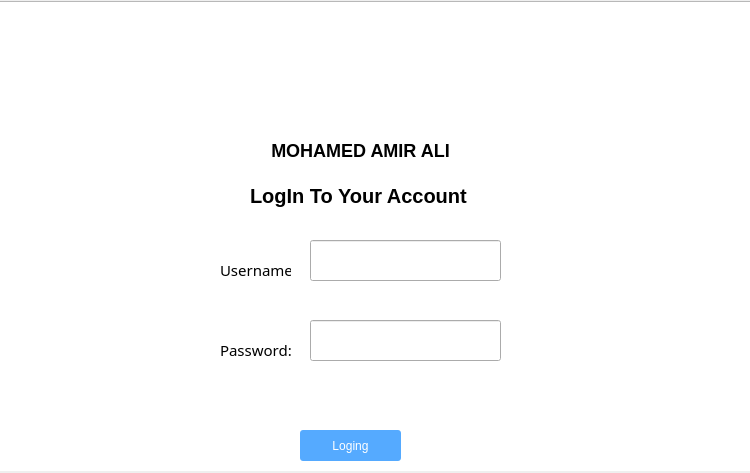
<?xml version="1.0" encoding="UTF-8"?>
<ui version="4.0">
 <class>login</class>
 <widget class="QWidget" name="login">
  <property name="geometry">
   <rect>
    <x>0</x>
    <y>0</y>
    <width>750</width>
    <height>473</height>
   </rect>
  </property>
  <property name="windowTitle">
   <string>login</string>
  </property>
  <widget class="QWidget" name="gridLayoutWidget">
   <property name="geometry">
    <rect>
     <x>0</x>
     <y>0</y>
     <width>751</width>
     <height>471</height>
    </rect>
   </property>
   <layout class="QGridLayout" name="gridLayout">
    <item row="0" column="0">
     <widget class="QGroupBox" name="groupBox">
      <property name="title">
       <string>GroupBox</string>
      </property>
      <widget class="QTextBrowser" name="textBrowser">
       <property name="geometry">
        <rect>
         <x>-5</x>
         <y>1</y>
         <width>761</width>
         <height>471</height>
        </rect>
       </property>
      </widget>
      <widget class="QLineEdit" name="username">
       <property name="geometry">
        <rect>
         <x>310</x>
         <y>240</y>
         <width>191</width>
         <height>41</height>
        </rect>
       </property>
       <property name="styleSheet">
        <string notr="true">
</string>
       </property>
      </widget>
      <widget class="QLineEdit" name="password">
       <property name="geometry">
        <rect>
         <x>310</x>
         <y>320</y>
         <width>191</width>
         <height>41</height>
        </rect>
       </property>
       <property name="styleSheet">
        <string notr="true"/>
       </property>
      </widget>
      <widget class="QLabel" name="label">
       <property name="geometry">
        <rect>
         <x>220</x>
         <y>260</y>
         <width>71</width>
         <height>20</height>
        </rect>
       </property>
       <property name="styleSheet">
        <string notr="true">QLabel{
	font-size: 15px;
	font-style: bold;
	font-family: sans-serif;
}
</string>
       </property>
       <property name="text">
        <string>Username:</string>
       </property>
      </widget>
      <widget class="QLabel" name="label_2">
       <property name="geometry">
        <rect>
         <x>220</x>
         <y>340</y>
         <width>71</width>
         <height>20</height>
        </rect>
       </property>
       <property name="styleSheet">
        <string notr="true">QLabel{
	font-size: 15px;
	font-style: bold;
	font-family: sans-serif;
}
</string>
       </property>
       <property name="text">
        <string>Password:</string>
       </property>
      </widget>
      <widget class="QPushButton" name="loginBtn">
       <property name="geometry">
        <rect>
         <x>300</x>
         <y>430</y>
         <width>101</width>
         <height>31</height>
        </rect>
       </property>
       <property name="styleSheet">
        <string notr="true">QPushButton{
	border: none;
	border-radius: 3px;
	color: #fff;
	background: rgb(85, 170, 255);
}

QPushButton:hover{
	box-shadow: 5px 10px 18px #888888;
}</string>
       </property>
       <property name="text">
        <string>Loging</string>
       </property>
      </widget>
      <widget class="QLabel" name="label_3">
       <property name="geometry">
        <rect>
         <x>250</x>
         <y>180</y>
         <width>231</width>
         <height>31</height>
        </rect>
       </property>
       <property name="font">
        <font>
         <family>MS Sans Serif</family>
         <pointsize>15</pointsize>
         <bold>true</bold>
        </font>
       </property>
       <property name="styleSheet">
        <string notr="true"/>
       </property>
       <property name="text">
        <string>LogIn To Your Account</string>
       </property>
      </widget>
      <widget class="QLabel" name="errormsg">
       <property name="geometry">
        <rect>
         <x>270</x>
         <y>380</y>
         <width>251</width>
         <height>31</height>
        </rect>
       </property>
       <property name="styleSheet">
        <string notr="true">color: rgb(184, 0, 0);</string>
       </property>
       <property name="text">
        <string/>
       </property>
       <property name="alignment">
        <set>Qt::AlignCenter</set>
       </property>
      </widget>
      <widget class="QLabel" name="label_4">
       <property name="geometry">
        <rect>
         <x>330</x>
         <y>10</y>
         <width>91</width>
         <height>121</height>
        </rect>
       </property>
       <property name="text">
        <string/>
       </property>
       <property name="pixmap">
        <pixmap>image/ictu-logo.png</pixmap>
       </property>
      </widget>
      <widget class="QLabel" name="label_5">
       <property name="geometry">
        <rect>
         <x>250</x>
         <y>140</y>
         <width>221</width>
         <height>20</height>
        </rect>
       </property>
       <property name="styleSheet">
        <string notr="true">font-size: 18px;
font-weight: bold;</string>
       </property>
       <property name="text">
        <string>MOHAMED AMIR ALI</string>
       </property>
       <property name="alignment">
        <set>Qt::AlignCenter</set>
       </property>
      </widget>
     </widget>
    </item>
   </layout>
  </widget>
 </widget>
 <resources/>
 <connections/>
</ui>
